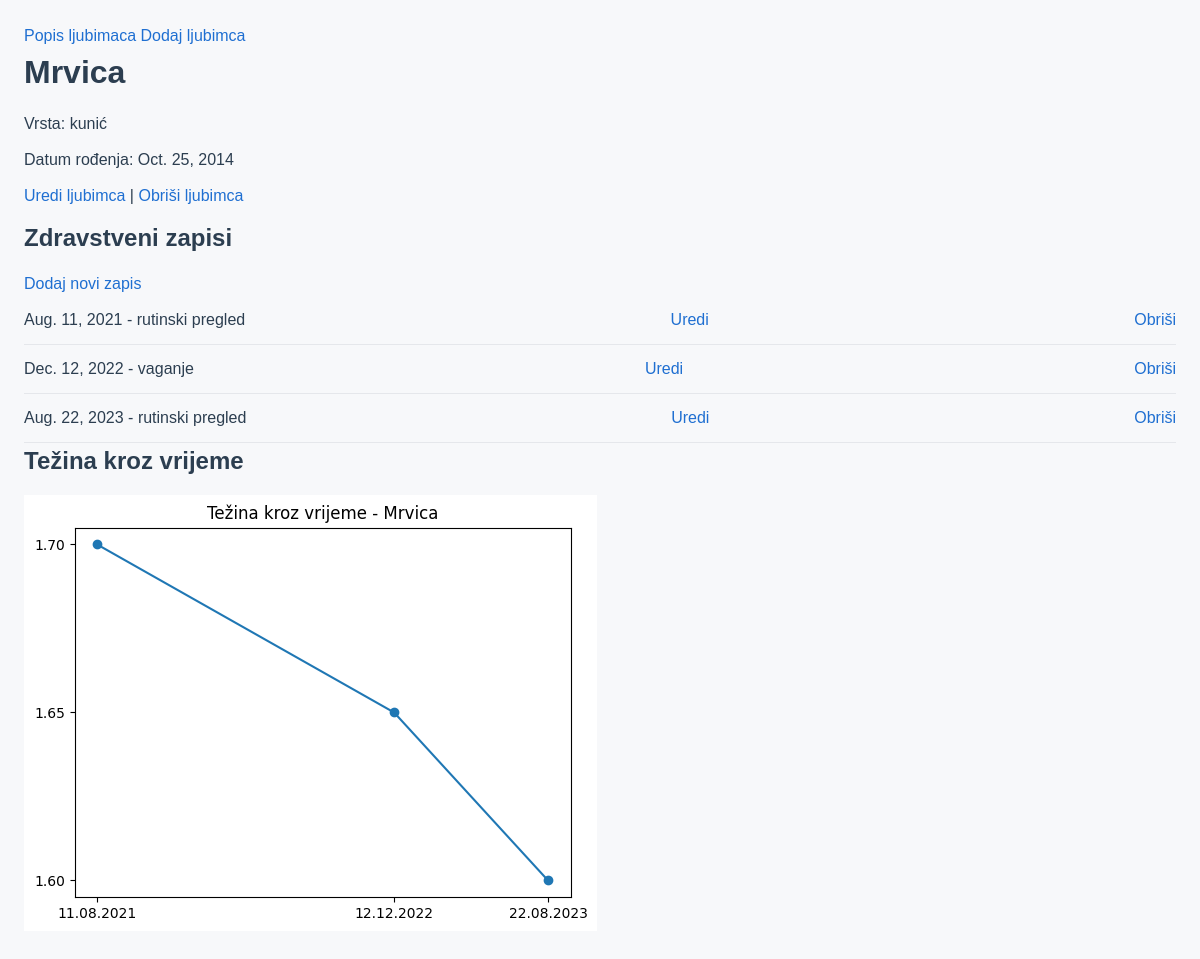
/1/, run on the app's committed database.
### ljubimci/models.py (models this page shows, shortened)
class Ljubimac(models.Model):
    ime_ljubimca = models.CharField(max_length=100)
    vrsta_ljubimca = models.CharField(max_length=100)
    datum_rodenja_ljubimca = models.DateField()

class ZdravstveniZapis(models.Model):
    ljubimac = models.ForeignKey(Ljubimac, on_delete=models.CASCADE, related_name="zapisi")
    datum = models.DateField()
    tezina_ljubimca = models.FloatField(null=True, blank=True)
    sva_cjepiva_primljena = models.BooleanField(default=False)
    bolesti = models.TextField(blank=True)
    lijekovi = models.TextField(blank=True)
    opis = models.TextField(blank=True)

### ljubimci/views.py (the view)
# urls.py: path("<int:pk>/", views.detalji_ljubimca, name="detalji_ljubimca"),
def detalji_ljubimca(request, pk):
    ljubimac = get_object_or_404(Ljubimac, pk=pk)
    zapisi = ljubimac.zapisi.all().order_by("datum")
    pregledi = zapisi.order_by("datum")
    datumi = [p.datum for p in pregledi]
    tezine = [p.tezina_ljubimca for p in pregledi]
    if len(tezine) > 1:
        fig, ax = plt.subplots()
        ax.plot(datumi, tezine, marker="o", linestyle="-")
        ax.set_title(f"Težina kroz vrijeme - {ljubimac.ime_ljubimca}")
        ax.set_xticks(datumi)
        ax.set_yticks(tezine)
        ax.xaxis.set_major_formatter(mdates.DateFormatter("%d.%m.%Y"))
        buf = io.BytesIO()
        plt.savefig(buf, format="png", bbox_inches="tight")
        buf.seek(0)
        string = base64.b64encode(buf.read())
        graf_uri = urllib.parse.quote(string)
        buf.close()
    else:
        graf_uri = None
    return render(request, "ljubimci/detalji_ljubimca.html", {
        "ljubimac": ljubimac,
        "zapisi": zapisi,
        "graf": graf_uri
    })

### ljubimci/templates/ljubimci/detalji_ljubimca.html (shortened to what this page needs)
{% extends "ljubimci/base.html" %}
{% block content %}
<h1>{{ ljubimac.ime_ljubimca }}</h1>
<p>Vrsta: {{ ljubimac.vrsta_ljubimca }}</p>
<p>Datum rođenja: {{ ljubimac.datum_rodenja_ljubimca }}</p>
<p>
    <a href="{% url 'uredi_ljubimca' ljubimac.pk %}">Uredi ljubimca</a> |
    <a href="{% url 'obrisi_ljubimca' ljubimac.pk %}">Obriši ljubimca</a>
</p>
<h2>Zdravstveni zapisi</h2>
<a href="{% url 'novi_zapis' ljubimac.pk %}">Dodaj novi zapis</a>
<ul>
    {% for zapis in zapisi %}
    <li>
        {{ zapis.datum }} - {{ zapis.opis|truncatechars:50 }}
        <a href="{% url 'uredi_zapis' zapis.pk %}">Uredi</a>
        <a href="{% url 'obrisi_zapis' zapis.pk %}">Obriši</a>
    </li>
    {% endfor %}
</ul>
{% if graf %}
<h2>Težina kroz vrijeme</h2>
<img alt="Graf težine">
{% endif %}
{% endblock %}

### ljubimci/templates/ljubimci/base.html (shortened to what this page needs)
<!DOCTYPE html>
{% load static %}
<html lang="hr">
<head>
    <link rel="stylesheet" href="{% static 'style.css' %}">
</head>
<body>
    <header>
        <nav>
            <a href="{% url 'lista_ljubimaca' %}">Popis ljubimaca</a>
            <a href="{% url 'novi_ljubimac' %}">Dodaj ljubimca</a>
        </nav>
    </header>
    <main>
        {% block content %}{% endblock %}
    </main>
</body>
</html>

### ljubimci/static/style.css (style rules this page uses)
* { box-sizing: border-box; }
html, body { margin: 0; padding: 0; }
body { font-family: Arial, sans-serif; background: #f7f8fa; color: #2c3e50; line-height: 1.5; padding: 24px; }
h1, h2, h3 { color: #2c3e50; margin: 0 0 16px; }
p { margin: 0 0 12px; }
a { color: #1f6fd1; text-decoration: none; }
ul { list-style: none; padding: 0; margin: 0; }
li { padding: 12px 0; border-bottom: 1px solid #e5e7eb; display: flex; gap: 10px; align-items: center; justify-content: space-between; }

### data on the page
Ljubimac: ime_ljubimca "Mrvica", vrsta_ljubimca "kunić", datum_rodenja_ljubimca "Oct. 25, 2014"
ZdravstveniZapis: datum "Aug. 11, 2021", opis "rutinski pregled"
ZdravstveniZapis: datum "Dec. 12, 2022", opis "vaganje"
ZdravstveniZapis: datum "Aug. 22, 2023", opis "rutinski pregled"
